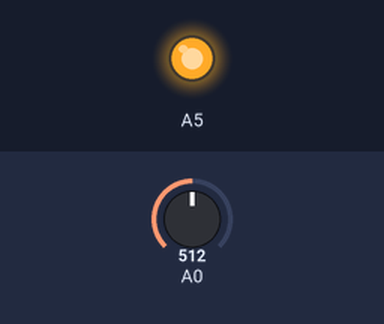
A sketch run on a simulated Arduino Uno, built with avr-gcc and run on an emulated ATmega328P. Shown: output pins drawn as LEDs (lit = HIGH). The inputs (shaded band) are chosen by the test bench; at power-on: A0 = 512.

Above: at 0.1 s.
Timing chart, 0 to 1.6 s (numbered marks = the images above):
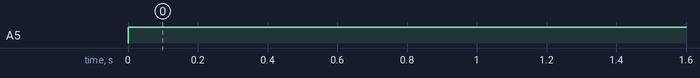

The sketch:

Controller.ino
```cpp
int BP = 0;

void setup() {
  // put your setup code here, to run once:
pinMode(A0, INPUT);
pinMode(A1, INPUT);
pinMode(A5, OUTPUT);
int BP = 0;
}

void loop() {
 analogWrite(A5,255);

BP = analogRead(A0);
if(BP >1){
digitalWrite(2,HIGH);
digitalWrite(3,HIGH);
digitalWrite(4,HIGH);
digitalWrite(5,HIGH);
}
}
```

Measured:
- by itself, A5: LOW → HIGH at 0.00 s
